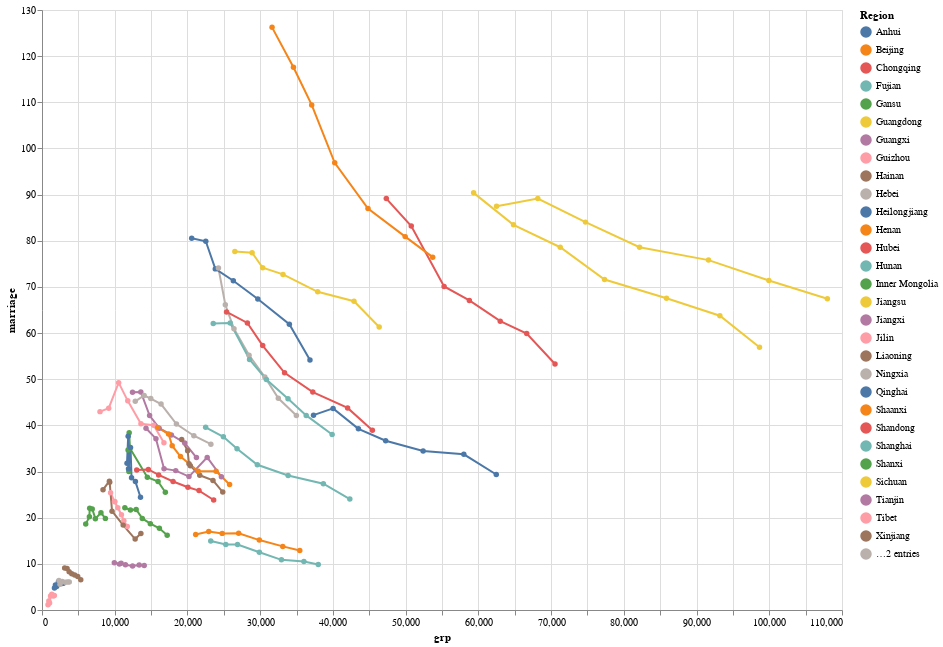

The cell this chart's notebook holds for it:
### Code cell
alt.Chart(merged_df).mark_line(point=True).encode(
    x=alt.X('grp'),
    y='marriage',
    color='Region',
    tooltip=['Region', 'grp', 'marriage', 'year']
).properties(
    width=800,
    height=600
)

### Figure 1 — Vega-Lite specification as saved in the notebook (floating-point values rounded to 4 significant figures; data arrays with more than 128 entries replaced by an {"elided": "..."} marker saying what was removed)
{"config": {"view": {"continuousWidth": 400, "continuousHeight": 300}}, "data": {"name": "data-92f52614f36201dd36589e2c4bb3d1c3"}, "mark": {"type": "line", "point": true}, "encoding": {"color": {"type": "nominal", "field": "Region"}, "tooltip": [{"type": "nominal", "field": "Region"}, {"type": "quantitative", "field": "grp"}, {"type": "quantitative", "field": "marriage"}, {"type": "nominal", "field": "year"}], "x": {"type": "quantitative", "field": "grp"}, "y": {"type": "quantitative", "field": "marriage"}}, "height": 600, "width": 800, "$schema": "https://vega.github.io/schema/vega-lite/v4.8.1.json", "datasets": {"data-92f52614f36201dd36589e2c4bb3d1c3": {"elided": "217 records"}}}
